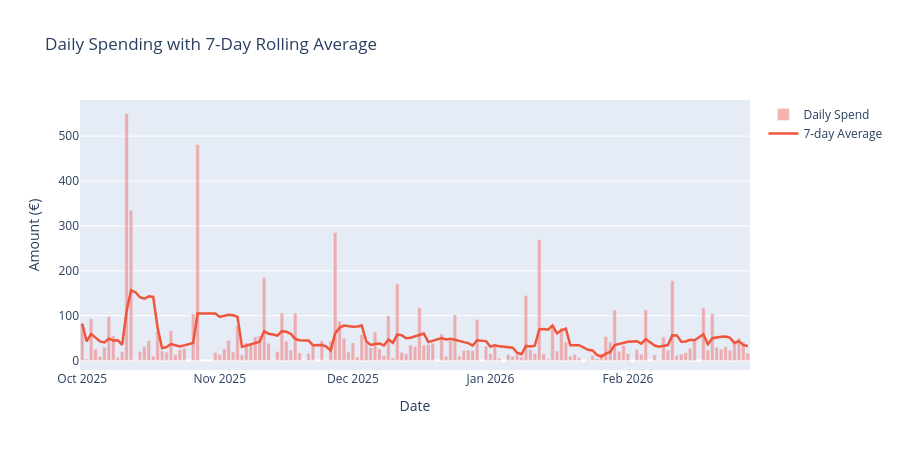

Notebook source saved alongside this figure:
### Markdown cell above
## 6. Daily Spending Timeline

### Code cell
# Daily spending with 7-day rolling average
daily = expenses.groupby("date")["expense"].sum().reset_index().sort_values("date")
daily["rolling_7d"] = daily["expense"].rolling(7, min_periods=1).mean()

fig = go.Figure()
fig.add_trace(go.Bar(
    x=daily["date"], y=daily["expense"],
    name="Daily Spend", marker_color="lightcoral", opacity=0.6,
    hovertemplate="%{x|%d/%m/%Y}<br>%{y:,.2f} €<extra></extra>",
))
fig.add_trace(go.Scatter(
    x=daily["date"], y=daily["rolling_7d"],
    name="7-day Average", line=dict(color="#EF553B", width=2.5),
    hovertemplate="%{x|%d/%m/%Y}<br>Avg: %{y:,.2f} €<extra></extra>",
))
fig.update_layout(
    title="Daily Spending with 7-Day Rolling Average",
    xaxis_title="Date", yaxis_title="Amount (€)",
    height=450,
)
fig.show()

### Figure 1 — Plotly figure (JSON) as saved in the notebook; plotly's stock layout.template omitted (floating-point values rounded to 4 significant figures; data arrays with more than 128 entries replaced by an {"elided": "..."} marker saying what was removed)
{"data": [{"hovertemplate": "%{x|%d/%m/%Y}<br>%{y:,.2f} €<extra></extra>", "marker": {"color": "lightcoral"}, "name": "Daily Spend", "opacity": 0.6, "type": "bar", "x": {"elided": "139 str values"}, "y": {"elided": "139 float values"}}, {"hovertemplate": "%{x|%d/%m/%Y}<br>Avg: %{y:,.2f} €<extra></extra>", "line": {"color": "#EF553B", "width": 2.5}, "name": "7-day Average", "type": "scatter", "x": {"elided": "139 str values"}, "y": {"elided": "139 float values"}}], "layout": {"height": 450, "title": {"text": "Daily Spending with 7-Day Rolling Average"}, "xaxis": {"title": {"text": "Date"}}, "yaxis": {"title": {"text": "Amount (€)"}}}}
